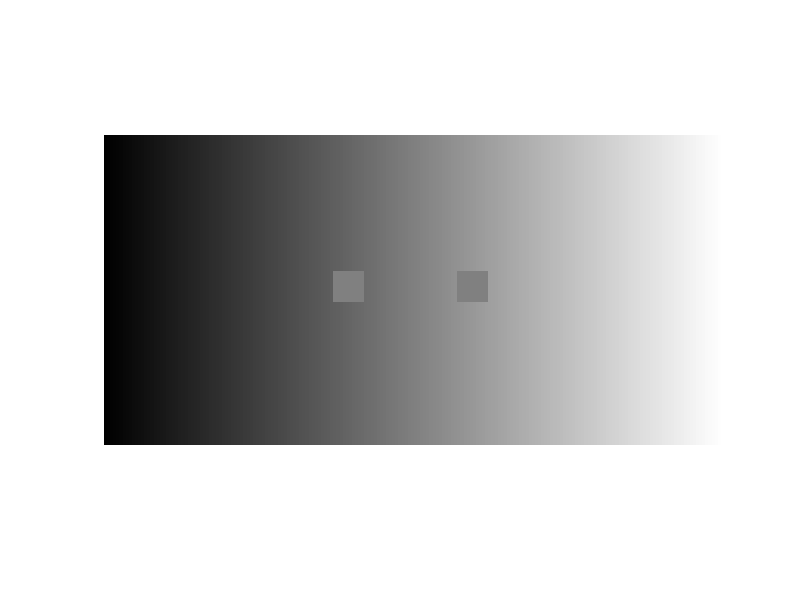

Reproduce this figure in MATLAB. (Note: this script raises an error after producing the figure.)
%
%	Make a decent contrast effect.
%	Same target, but one is an increment on the local background and
%	the other is a decrement on the local background.
%
cd /home/brian/book/09col/fig/subContrast

target = ones(10,10)*201;		%square
background = ones(100,200);	%rectangle
background = background*diag(1:200);

background(45:54,75:84) = target;
background(45:54,115:124) = target;

mp = [gray(200) ; 0.5 0.5 0.5];
testmp = ones(200,3)*.3;
testmp = [testmp ; 0.5 0.5 0.5];

image(background); 
colormap(mp)
axis image; axis off
set(gcf,'sharecolors','no')
tiffwrite(background,mp,'contrast.tiff');
print -deps contrast.eps
print -dps contrast.ps
colormap(testmp)
print -dps -Pg
%
%	For a class movie
%
for i=1:5
 colormap(mp);
 for j=1:3
  title(num2str(4-j))
  pause(1)
 end
 colormap(testmp)
 for j=1:3
  title(num2str(4-j))
  pause(1)
 end
end

%
%	Here is a way to make colored versions
%
r = .4
g = .3
b = 1
mp = [gray(200); 0.5 0.5 0.5]*diag([r g b]);
colormap(mp); brighten(0.4)

mp = [gray(200)*diag([1 .7 .9]) ; 0.5 0.5 0.5];
mp = [gray(200)*diag([.3 .3 1]) ; 0.5 0.5 0.5];
mp = [gray(200)*diag([.3 1 .3]) ; 0.5 0.5 0.5];

print -Pdeskjet

